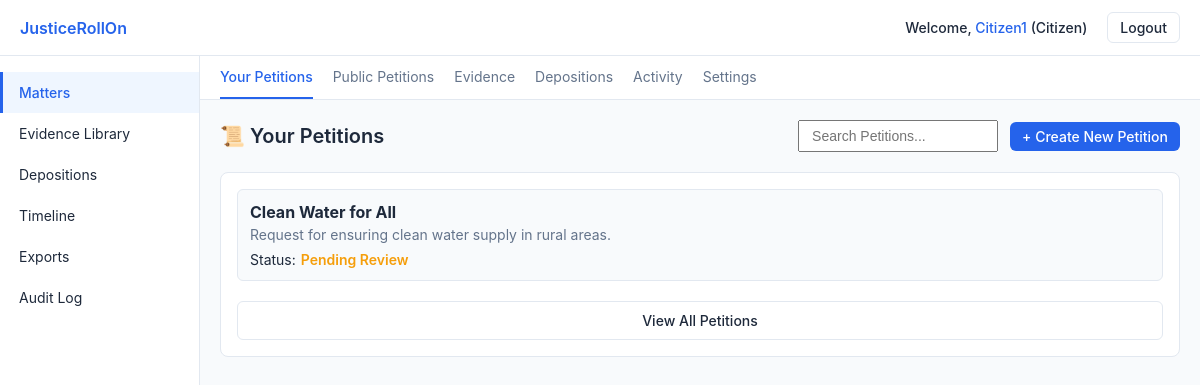
Page /dashboard2/ (signed in) on the committed database.
### core/models.py (models this page shows, shortened)
class User(AbstractUser):
    ROLE_CHOICES = (
        ("admin", "Admin"),
        ("lawyer", "Lawyer"),
        ("citizen", "Citizen"),
    )
    role = models.CharField(
        max_length=20,
        choices=ROLE_CHOICES,
        default="citizen",
        help_text="User role determining permissions and available features.",
    )

class Petition(models.Model):
    creator = models.ForeignKey(
        User,
        on_delete=models.CASCADE,
        related_name="petitions",
        help_text="Citizen who created the petition.",
    )
    title = models.CharField(max_length=255)
    description = models.TextField(help_text="Full description of the petition.")
    category = models.CharField(
        max_length=100,
        choices=[
            ("general", "General"),
            ("legal", "Legal Rights"),
            ("welfare", "Public Welfare"),
            ("environment", "Environmental"),
            ("policy", "Policy Reform"),
        ],
        default="general",
    )
    visibility = models.CharField(
        max_length=20,
        choices=[("public", "Public"), ("private", "Private")],
        default="public",
        help_text="Private petitions are visible only to admins and creator.",
    )
    status = models.CharField(
        max_length=20,
        choices=[
            ("draft", "Draft"),
            ("pending", "Pending Review"),
            ("published", "Published"),
            ("rejected", "Rejected"),
        ],
        default="draft",
    )
    evidences = models.ManyToManyField(
        Evidence,
        related_name="petitions",
        blank=True,
        help_text="Supporting evidence attached to this petition.",
    )
    supporters = models.ManyToManyField(
        User,
        related_name="supported_petitions",
        blank=True,
        help_text="Users who have signed/supported this petition.",
    )
    supporter_count = models.PositiveIntegerField(
        default=0,
        help_text="Cached count of supporters for performance (updated via signals or save).",
    )
    created_at = models.DateTimeField(auto_now_add=True)
    published_at = models.DateTimeField(
        null=True,
        blank=True,
        help_text="Timestamp when petition was approved and made public.",
    )
    class Meta:
        ordering = ["-created_at"]

### core/views.py (the view)
# urls.py: path("dashboard2/", views.dashboard2, name="dashboard2"),
@login_required
def dashboard2(request):
    return _dashboard_logic(request, template="dash.html")

### core/views.py (called while the page is built)
def _dashboard_logic(request, template):
    if request.user.role == "admin":
        pending_petitions = Petition.objects.filter(status="pending")
        return render(request, template, {"admin_view": True, "petitions": pending_petitions})
    if request.user.role == "lawyer":
        slots = ConsultationSlot.objects.filter(lawyer=request.user)
        return render(request, template, {"lawyer_view": True, "slots": slots})
    evidences = Evidence.objects.filter(uploader=request.user)
    petitions = Petition.objects.filter(creator=request.user)
    return render(
        request,
        template,
        {"citizen_view": True, "evidences": evidences, "petitions": petitions},
    )

### core/templates/dash.html (shortened to what this page needs)
{% load static %}
<!DOCTYPE html>
<html lang="en">
<head>
</head>
<body>
    <div class="container">
        <div class="topbar">
            <div class="logo">JusticeRollOn</div>
            <div class="topbar-right">
                {% if user.is_authenticated %}
                <div style="font-size: 14px; color: #1E293B; font-weight: 500;">
                    Welcome, <span style="color: #2563EB;">{{ user.username|title }}</span> (<span style="text-transform: capitalize;">{{ user.role }}</span>)
                </div>
                {% endif %}
                <a class="btn btn-secondary" href="{% url 'logout' %}" style="width: auto; height: auto; padding: 6px 12px;">Logout</a>
            </div>
        </div>
        <div class="main">
            <div class="sidebar">
                <div class="sidebar-item active">Matters</div>
                <div class="sidebar-item">Evidence Library</div>
                <div class="sidebar-item">Depositions</div>
                <div class="sidebar-item">Timeline</div>
                <div class="sidebar-item">Exports</div>
                <div class="sidebar-item">Audit Log</div>
            </div>
            <div class="content">
                <div class="tab-nav">
                    <div class="tab active" data-view-id="petitionView">Your Petitions</div>
                    <div class="tab" data-view-id="publicPetitionsView">Public Petitions</div>
                    <div class="tab" data-view-id="evidenceView">Evidence</div>
                    <div class="tab" data-view-id="depositionsView">Depositions</div>
                    <div class="tab" data-view-id="activityView">Activity</div>
                    <div class="tab" data-view-id="settingsView">Settings</div>
                </div>
                <div class="view-container" id="mainView">
                    <div id="petitionView">
                        {% if admin_view %}
                        <div class="header-with-cta">
                            <div class="header-title">🧾 Petitions Pending Approval</div>
                            <input type="text" id="petitionSearchInput" class="search-box" placeholder="Search Petitions..."
                                style="width: 200px; padding: 6px 12px; font-size: 14px;"
                                value="{{ request.GET.q|default:'' }}">
                        </div>
                        <div class="list-wrapper" data-search-target="petition">
                            {% for p in petitions %}
                            <div class="card-item petition-card-item" id="petition-{{ p.id }}"
                                data-search-text="{{ p.title }} {{ p.description }} {{ p.creator.username }} {{ p.category }}">
                                <h3 style="margin-top: 0; font-size: 16px; margin-bottom: 4px;">{{ p.title }}</h3>
                                <p style="margin-bottom: 6px; font-size: 14px; color: #64748B;">{{ p.description|truncatechars:100 }}</p>
                                <div style="font-size: 14px; color: #64748B; margin-top: 8px;">
                                    <strong>Creator:</strong> {{ p.creator.username }} |
                                    <strong>Category:</strong> {{ p.category }} |
                                    <strong>Created:</strong> {{ p.created_at|date:"M d, Y" }}
                                </div>
                                <button class="btn btn-primary approve-btn" data-id="{{ p.id }}" style="margin-top: 10px; padding: 6px 12px; font-size: 13px;">✅ Approve Petition</button>
                            </div>
                            {% empty %}
                            <p class="empty-message" style="color: #64748B; padding: 10px; text-align: center;">🎉 No pending petitions right now. All caught up!</p>
                            {% endfor %}
                        </div>
                        {% else %}
                        <div class="header-with-cta">
                            <div class="header-title">📜 Your Petitions</div>
                            <div style="display: flex; gap: 12px; align-items: center;">
                                <input type="text" id="petitionSearchInput" class="search-box" placeholder="Search Petitions..."
                                    style="width: 200px; padding: 6px 12px; font-size: 14px;"
                                    value="{{ request.GET.q|default:'' }}">
                                <a class="btn btn-primary" href="{% url 'petition_create' %}" style="padding: 6px 12px;">+ Create New Petition</a>
                            </div>
                        </div>
                        <div class="list-wrapper" data-search-target="petition">
                            {% for p in petitions %}
                            <div class="card-item petition-card-item" id="petition-{{ p.id }}"
                                data-search-text="{{ p.title }} {{ p.description }} {{ p.category }}">
                                <h3 style="margin-top: 0; font-size: 16px; margin-bottom: 4px;">{{ p.title }}</h3>
                                <p style="margin-bottom: 6px; font-size: 14px; color: #64748B;">{{ p.description|truncatechars:100 }}</p>
                                <span style="font-size: 14px; display: flex; align-items: center; margin-top: 8px;">
                                    Status:
                                    {% if p.status == "published" %}
                                      <span class="status-published" style="font-weight: 600; margin-left: 5px;">Published</span>
                                    {% elif p.status == "pending" %}
                                      <span class="status-pending" style="font-weight: 600; margin-left: 5px;">Pending Review</span>
                                    {% elif p.status == "draft" %}
                                      <span class="status-draft" style="font-weight: 600; margin-left: 5px;">Draft</span>
                                      <button class="btn btn-secondary submit-btn" data-id="{{ p.id }}" style="margin-left: 8px; padding: 4px 10px; font-size: 13px;">📤 Submit for Review</button>
                                    {% else %}
                                      <span class="status-draft" style="font-weight: 600; margin-left: 5px;">{{ p.status|title }}</span>
                                    {% endif %}
                                </span>
                            </div>
                            {% empty %}
                            <p class="empty-message" style="color: #64748B; padding: 10px; text-align: center;">You haven't created any petitions yet.</p>
                            {% endfor %}
                            <a class="btn btn-secondary" href="{% url 'petition_list' %}" style="margin-top: 10px; text-align: center;">View All Petitions</a>
                        </div>
                        {% endif %}
                    </div>
<link rel="stylesheet"
      href="https://cdn.datatables.net/1.13.6/css/jquery.dataTables.min.css">
                </div>
            </div>
        </div>
    </div>
</body>
</html>

### core/templates/dash.html (style rules this page uses)
* { margin: 0; padding: 0; box-sizing: border-box; }
body { font-family: 'Inter', -apple-system, BlinkMacSystemFont, sans-serif; background: #F8FAFC; color: #1E293B; overflow: hidden; }
a { text-decoration: none; color: inherit; }
.container { display: flex; height: 100vh; flex-direction: column; }
.topbar { background: white; border-bottom: 1px solid #E2E8F0; padding: 12px 20px; display: flex; justify-content: space-between; align-items: center; box-shadow: 0 1px 3px rgba(0,0,0,0.1); }
.logo { font-weight: 600; font-size: 16px; color: #2563EB; }
.topbar-right { display: flex; gap: 20px; align-items: center; }
.main { display: flex; flex: 1; overflow: hidden; }
.sidebar { width: 200px; background: white; border-right: 1px solid #E2E8F0; padding: 16px 0; overflow-y: auto; }
.sidebar-item { padding: 12px 16px; font-size: 14px; cursor: pointer; border-left: 3px solid transparent; transition: all 0.2s; }
.sidebar-item.active { background: #EFF6FF; border-left-color: #2563EB; color: #2563EB; font-weight: 500; }
.content { flex: 1; display: flex; flex-direction: column; overflow: hidden; }
.tab-nav { background: white; border-bottom: 1px solid #E2E8F0; display: flex; padding: 0 20px; gap: 20px; }
.tab { padding: 12px 0; font-size: 14px; cursor: pointer; border-bottom: 2px solid transparent; color: #64748B; user-select: none; }
.tab.active { border-bottom-color: #2563EB; color: #2563EB; font-weight: 500; }
.view-container { flex: 1; overflow-y: auto; padding: 20px; }
.list-wrapper { background: white; border-radius: 8px; border: 1px solid #E2E8F0; padding: 16px; display: flex; flex-direction: column; gap: 10px; }
.card-item { padding: 12px; border: 1px solid #E2E8F0; border-radius: 6px; background: #F8FAFC; }
.header-with-cta { display: flex; justify-content: space-between; align-items: center; margin-bottom: 20px; }
.header-title { font-size: 20px; font-weight: 600; color: #1E293B; }
.btn { padding: 10px 16px; border-radius: 6px; font-size: 14px; font-weight: 500; border: none; cursor: pointer; transition: all 0.2s; }
.btn-primary { background: #2563EB; color: white; }
.btn-secondary { background: white; color: #1E293B; border: 1px solid #E2E8F0; }
.status-pending { color: #F59E0B; }

### rows in the picture
User: username "Citizen1", role "Citizen"
Petition: title "Clean Water for All", description "Request for ensuring clean water supply in rural areas.", status "Pending Review"
